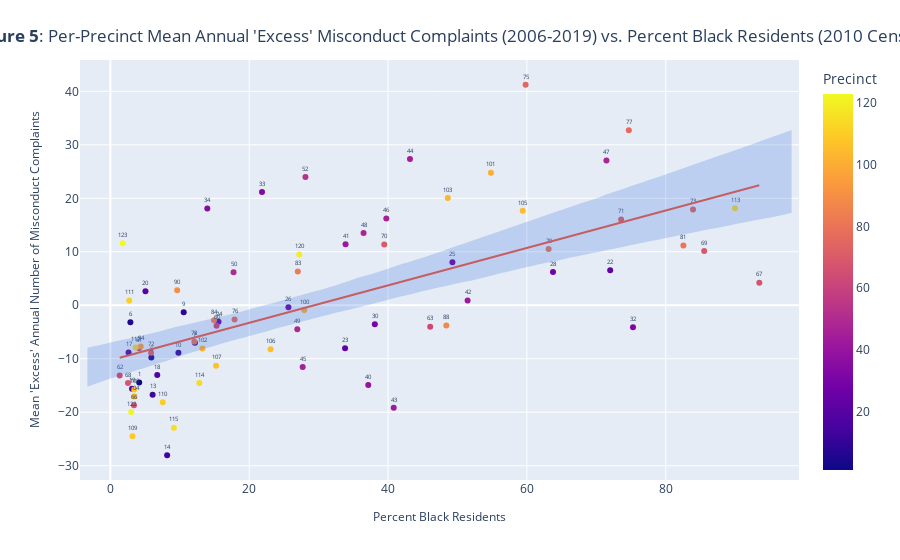

Notebook cell for this chart:
### Code cell
excess_complaints_demo_res_per_year_ols(all_complaints, const, x1, "Black_Percent", "5")
